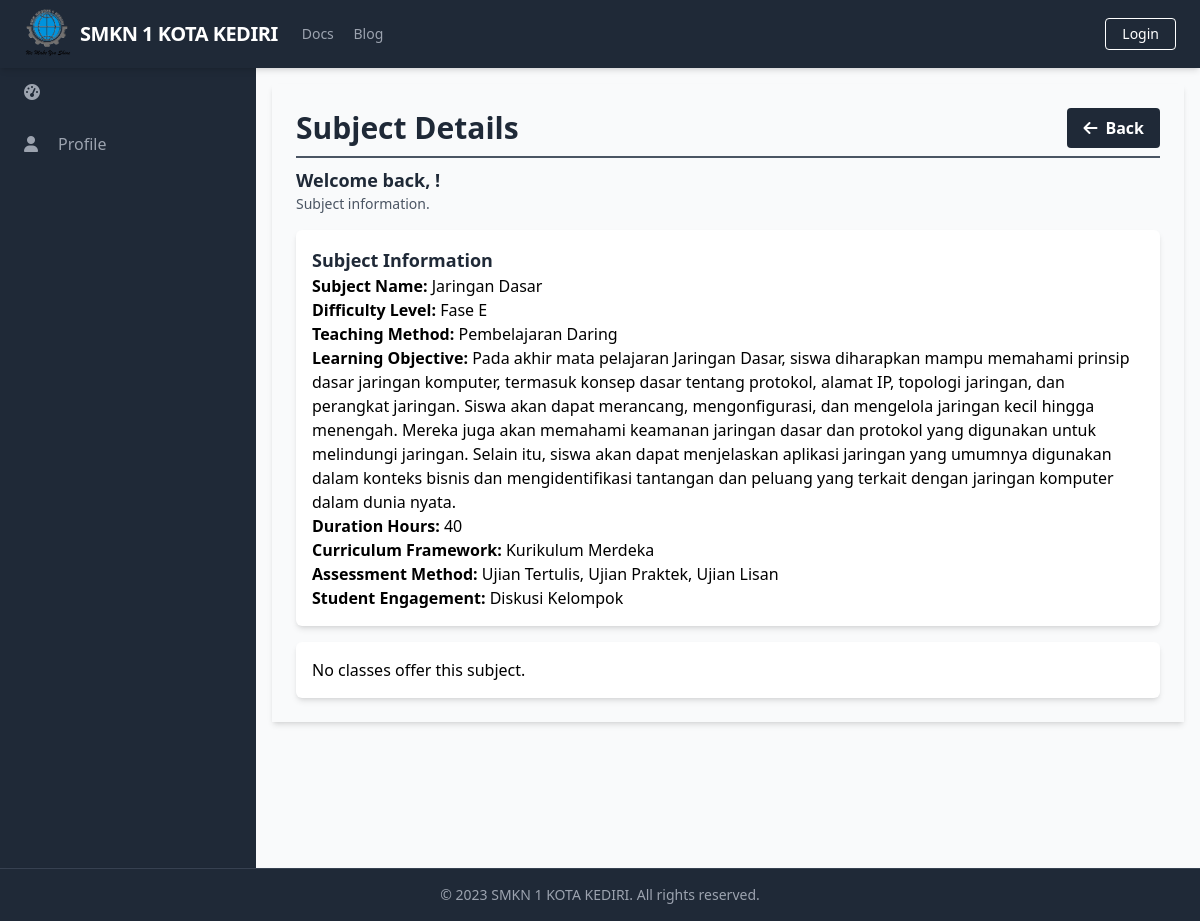
The app's page /manage_subjects/manage_subjects_detail.php?id=1, older data.
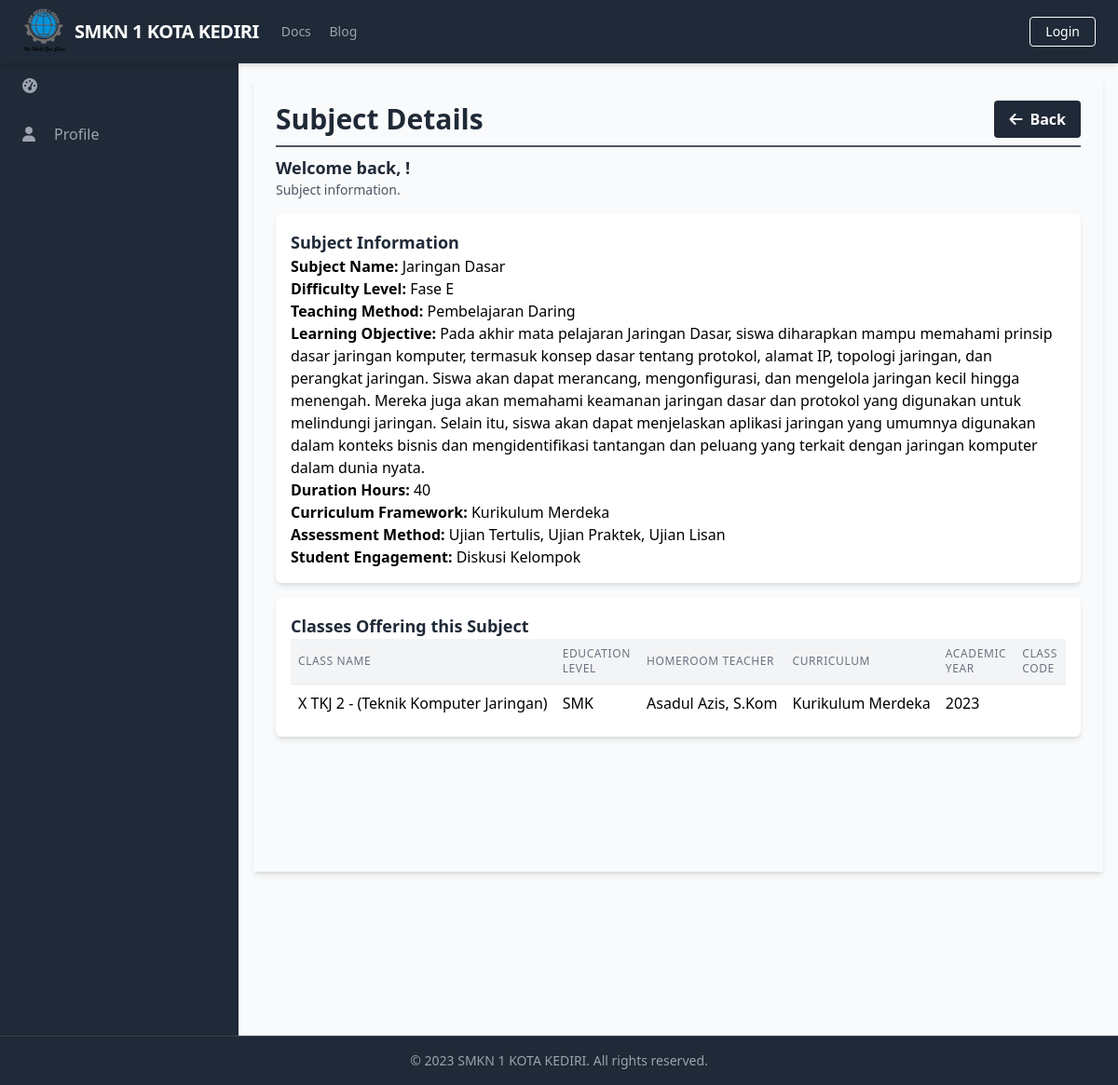
The same page, newer data.
### tables this page shows
CREATE TABLE `Classes` (
  `ClassID` int(11) NOT NULL,
  `ClassName` varchar(50) DEFAULT NULL,
  `EducationLevel` varchar(20) DEFAULT NULL,
  `HomeroomTeacher` varchar(50) DEFAULT NULL,
  `Curriculum` varchar(50) DEFAULT NULL,
  `AcademicYear` varchar(20) DEFAULT NULL,
  `ClassCode` varchar(20) DEFAULT NULL
);

### public/manage_subjects/manage_subjects_detail.php (the view, shortened to what the changed rows need)
<?php
require_once('../../database/connection.php');
$errors = array();
$subjectData = array();
$classesData = array();
if (isset($_GET['id'])) {
    $subjectID = $_GET['id'];
    $query = "SELECT s.SubjectID, s.SubjectName, s.DifficultyLevel, s.TeachingMethod, s.LearningObjective, s.DurationHours, s.CurriculumFramework, s.AssessmentMethod, s.StudentEngagement
              FROM Subjects s
              WHERE s.SubjectID = $subjectID";
    $result = $conn->query($query);
    if ($result->num_rows > 0) {
        $subjectData = $result->fetch_assoc();
    } else {
        $errors[] = "Subject not found.";
    }
    $query = "SELECT c.ClassName, c.EducationLevel, CONCAT(u.FullName, ', ', t.AcademicDegree) AS HomeroomTeacher, c.Curriculum, c.AcademicYear, c.ClassCode
          FROM ClassSubjects cs
          INNER JOIN Classes c ON cs.ClassID = c.ClassID
          LEFT JOIN Teachers t ON c.HomeroomTeacher = t.TeacherID
          LEFT JOIN Users u ON t.UserID = u.UserID
          WHERE cs.SubjectID = $subjectID";
    $result = $conn->query($query);
    if ($result->num_rows > 0) {
        while ($row = $result->fetch_assoc()) {
            $classesData[] = $row;
        }
    }
}
?>
<?php include_once('../components/header.php'); ?>
<div class="h-screen flex flex-col">
    <div class="flex-grow bg-gray-50 flex flex-row shadow-md">
        <main class="bg-gray-50 flex flex-col flex-1 overflow-y-scroll h-screen flex-shrink-0 sc-hide pb-40">
            <div class="flex items-start justify-start p-6 shadow-md m-4 flex-1 flex-col">
                <div class="flex flex-row justify-between items-center w-full border-b-2 border-gray-600 mb-2 pb-2">
                    <h1 class="text-3xl text-gray-800 font-semibold w-full">Subject Details</h1>
                </div>
                <div class="flex flex-col w-full">
                    <div class="flex flex-row justify-between items-center w-full mb-2 pb-2">
                        <div>
                            <h2 class="text-lg text-gray-800 font-semibold">Welcome back, <?php echo $_SESSION['FullName']; ?>!</h2>
                        </div>
                    </div>
                    <?php if (!empty($subjectData)) : ?>
                        <?php if (!empty($classesData)) : ?>
                            <div class="mt-4 bg-white shadow-md p-4 rounded-md">
                                <h3 class="text-lg font-semibold text-gray-800">Classes Offering this Subject</h3>
                                <table class="min-w-full divide-y divide-gray-200">
                                    <thead class="bg-gray-100">
                                        <tr>
                                            <th class="px-2 py-2 text-left text-xs font-medium text-gray-500 uppercase tracking-wider">Class Name</th>
                                            <th class="px-2 py-2 text-left text-xs font-medium text-gray-500 uppercase tracking-wider">Education Level</th>
                                            <th class="px-2 py-2 text-left text-xs font-medium text-gray-500 uppercase tracking-wider">Homeroom Teacher</th>
                                            <th class="px-2 py-2 text-left text-xs font-medium text-gray-500 uppercase tracking-wider">Curriculum</th>
                                            <th class="px-2 py-2 text-left text-xs font-medium text-gray-500 uppercase tracking-wider">Academic Year</th>
                                            <th class="px-2 py-2 text-left text-xs font-medium text-gray-500 uppercase tracking-wider">Class Code</th>
                                        </tr>
                                    </thead>
                                    <tbody class="bg-white divide-y divide-gray-200">
                                        <?php foreach ($classesData as $class) : ?>
                                            <tr>
                                                <td class="px-2 py-2 whitespace-nowrap">
                                                    <?php echo $class['ClassName']; ?>
                                                </td>
                                                <td class="px-2 py-2 whitespace-nowrap">
                                                    <?php echo $class['EducationLevel']; ?>
                                                </td>
                                                <td class="px-2 py-2 whitespace-nowrap">
                                                    <?php echo $class['HomeroomTeacher']; ?>
                                                </td>
                                                <td class="px-2 py-2 whitespace-nowrap">
                                                    <?php echo $class['Curriculum']; ?>
                                                </td>
                                                <td class="px-2 py-2 whitespace-nowrap">
                                                    <?php echo $class['AcademicYear']; ?>
                                                </td>
                                                <td class="px-2 py-2 whitespace-nowrap">
                                                </td>
                                            </tr>
                                        <?php endforeach; ?>
                                    </tbody>
                                </table>
                            </div>
                        <?php else : ?>
                            <div class="bg-white shadow-md p-4 rounded-md mt-4">
                                <p>No classes offer this subject.</p>
                            </div>
                        <?php endif; ?>
                    <?php else : ?>
                        <div class="bg-white shadow-md p-4 rounded-md">
                            <p>No subject data available.</p>
                        </div>
                    <?php endif; ?>
                </div>
            </div>
        </main>
    </div>
</div>
</body>
</html>

Row changes from the older to the newer data that the page shows:
now on this page (row edited): classes: ClassName "X TKJ 2 - (Teknik Komputer Jaringan)", EducationLevel "SMK", HomeroomTeacher "Asadul Azis, S.Kom", Curriculum "Kurikulum Merdeka", AcademicYear "2023"
Text that changed along with them:
text no longer shown: "No classes offer this subject."
text now shown: "Classes Offering this Subject CLASS NAME EDUCATION LEVEL HOMEROOM TEACHER CURRICULUM ACADEMIC YEAR CLASS CODE"
